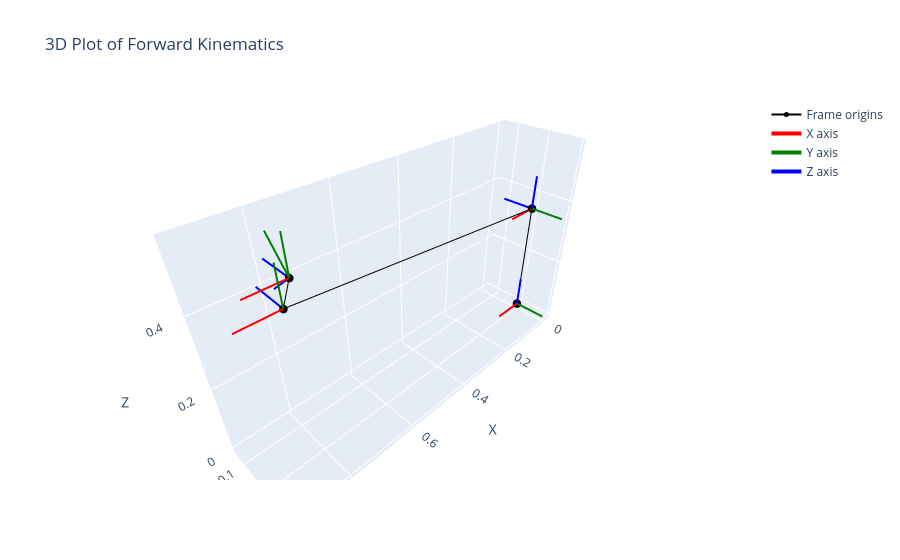

Notebook code for this chart:
### Code cell
# Creating a function

parameters = (d1, theta_y, theta_p, a_b, h_b, camera_beam_offset, camera_height, camera_offset_from_beam_centre, camera_angle_deg)

_var_d1 = 0.353
_var_theta_y = 0.0
_var_theta_p = 0.0
_var_a_b = 0.83
_var_h_b = 0.0761
_var_camera_beam_offset = -0.043
_var_camera_height = 0.029
_var_camera_offset_from_beam_centre = 0.04
_var_camera_angle_deg = 40

_ffk = sp.lambdify(parameters, Full_forward_kinematics, modules='numpy')

_fT01 = sp.lambdify(parameters, Individual_transformation_matrices[0], modules='numpy')
_fT12 = sp.lambdify(parameters, Individual_transformation_matrices[1], modules='numpy')
_fT23 = sp.lambdify(parameters, Individual_transformation_matrices[2], modules='numpy')
_fT34 = sp.lambdify(parameters, Individual_transformation_matrices[3], modules='numpy')
_ftT45 = sp.lambdify(parameters, Individual_transformation_matrices[4], modules='numpy')

# Example calculation
T_cam = _ffk(
    _var_d1,
    _var_theta_y,
    _var_theta_p,
    _var_a_b,
    _var_h_b,
    _var_camera_beam_offset,
    _var_camera_height,
    _var_camera_offset_from_beam_centre,
    _var_camera_angle_deg
)

print("=== Full Forward Kinematics ===")
print(T_cam)

# Checking
print("=== Checking the individual transformation matrices ===")

_fkin_args = (
    _var_d1,
    _var_theta_y,
    _var_theta_p,
    _var_a_b,
    _var_h_b,
    _var_camera_beam_offset,
    _var_camera_height,
    _var_camera_offset_from_beam_centre,
    _var_camera_angle_deg
)

T01 = _fT01(*_fkin_args)
T12 = _fT12(*_fkin_args)
T23 = _fT23(*_fkin_args)
T34 = _fT34(*_fkin_args)
T45 = _ftT45(*_fkin_args)

#Matrix multiplication
T_cam_check = T01 @ T12 @ T23 @ T34 @ T45

print(T_cam_check)
matrices_correct = False

if np.allclose(T_cam, T_cam_check):
    print("The individual transformation matrices are correct.")
    matrices_correct = True
else:
    raise ValueError("The individual transformation matrices are not correct. Please check the calculations.")


if matrices_correct:
    Base_coords = np.array([[1, 0, 0, 0], [0, 1, 0, 0], [0, 0, 1, 0], [0, 0, 0, 1]])

    Frame_coords = [Base_coords]

    # Calculating the coordinates of each frame
    F1_coords = T01 @ Base_coords
    F2_coords = T01 @ T12 @ Base_coords
    F3_coords = T01 @ T12 @ T23 @ Base_coords
    F4_coords = T01 @ T12 @ T23 @ T34 @ Base_coords
    Fcam_coords = T01 @ T12 @ T23 @ T34 @ T45 @ Base_coords

    Frame_coords.append(F1_coords)
    Frame_coords.append(F2_coords)
    Frame_coords.append(F3_coords)
    Frame_coords.append(F4_coords)
    Frame_coords.append(Fcam_coords)

# Plot frame origins and coordinate systems in 3D using Plotly
origins = np.array([frame[:3, 3] for frame in Frame_coords], dtype=float)
rotations = np.array([frame[:3, :3] for frame in Frame_coords], dtype=float)

fig = go.Figure()

# Plot frame origins
fig.add_trace(go.Scatter3d(
    x=origins[:, 0],
    y=origins[:, 1],
    z=origins[:, 2],
    mode='markers+lines',
    marker=dict(size=5),
    line=dict(color='black', width=2),
    name='Frame origins'
))

# Plot coordinate axes for each frame
axis_length = 0.1
axis_colors = ['red', 'green', 'blue']
axis_names = ['X axis', 'Y axis', 'Z axis']

for axis in range(3):
    x_values, y_values, z_values = [], [], []

    for origin, rotation in zip(origins, rotations):
        endpoint = origin + axis_length * rotation[:, axis]

        x_values.extend([origin[0], endpoint[0], None])
        y_values.extend([origin[1], endpoint[1], None])
        z_values.extend([origin[2], endpoint[2], None])

    fig.add_trace(go.Scatter3d(
        x=x_values,
        y=y_values,
        z=z_values,
        mode='lines',
        line=dict(color=axis_colors[axis], width=4),
        name=axis_names[axis]
    ))

fig.update_layout(
    scene=dict(
        xaxis_title='X',
        yaxis_title='Y',
        zaxis_title='Z',
        aspectmode='data'
    ),
    title='3D Plot of Forward Kinematics'
)

fig.show()

### Figure 1 — Plotly figure (JSON) as saved in the notebook; plotly's stock layout.template omitted (floating-point values rounded to 4 significant figures)
{"data": [{"line": {"color": "black", "width": 2}, "marker": {"size": 5}, "mode": "markers+lines", "name": "Frame origins", "type": "scatter3d", "x": [0.0, 0.0, 0.0, 0.83, 0.787, 0.787], "y": [0.0, 0.0, 0.0, 0.0, -0.04, -0.04], "z": [0.0, 0.353, 0.353, 0.4291, 0.4581, 0.4581]}, {"line": {"color": "red", "width": 4}, "mode": "lines", "name": "X axis", "type": "scatter3d", "x": [0, 0.1, null, 0, 0.1, null, 0, 0.1, null, 0.83, 0.93, null, 0.787, 0.887, null, 0.787, 0.887, null], "y": [0, 0, null, 0, 0, null, 0, 0, null, 0, 0, null, -0.04, -0.04, null, -0.04, -0.04, null], "z": [0, 0, null, 0.353, 0.353, null, 0.353, 0.353, null, 0.4291, 0.4291, null, 0.4581, 0.4581, null, 0.4581, 0.4581, null]}, {"line": {"color": "green", "width": 4}, "mode": "lines", "name": "Y axis", "type": "scatter3d", "x": [0, 0, null, 0, 0, null, 0, 0, null, 0.83, 0.83, null, 0.787, 0.787, null, 0.787, 0.787, null], "y": [0, 0.1, null, 0, 0.1, null, 0, 0, null, 0, 0, null, -0.04, -0.04, null, -0.04, -0.1043, null], "z": [0, 0, null, 0.353, 0.353, null, 0.353, 0.453, null, 0.4291, 0.5291, null, 0.4581, 0.5581, null, 0.4581, 0.5347, null]}, {"line": {"color": "blue", "width": 4}, "mode": "lines", "name": "Z axis", "type": "scatter3d", "x": [0, 0, null, 0, 0, null, 0, 0, null, 0.83, 0.83, null, 0.787, 0.787, null, 0.787, 0.787, null], "y": [0, 0, null, 0, 0, null, 0, -0.1, null, 0, -0.1, null, -0.04, -0.14, null, -0.04, -0.1166, null], "z": [0, 0.1, null, 0.353, 0.453, null, 0.353, 0.353, null, 0.4291, 0.4291, null, 0.4581, 0.4581, null, 0.4581, 0.3938, null]}], "layout": {"scene": {"aspectmode": "data", "xaxis": {"title": {"text": "X"}}, "yaxis": {"title": {"text": "Y"}}, "zaxis": {"title": {"text": "Z"}}}, "title": {"text": "3D Plot of Forward Kinematics"}}}
